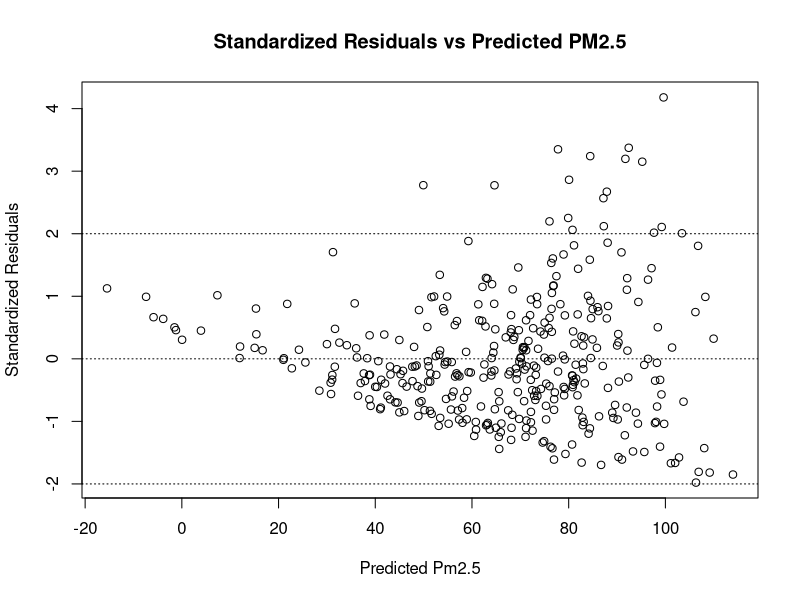
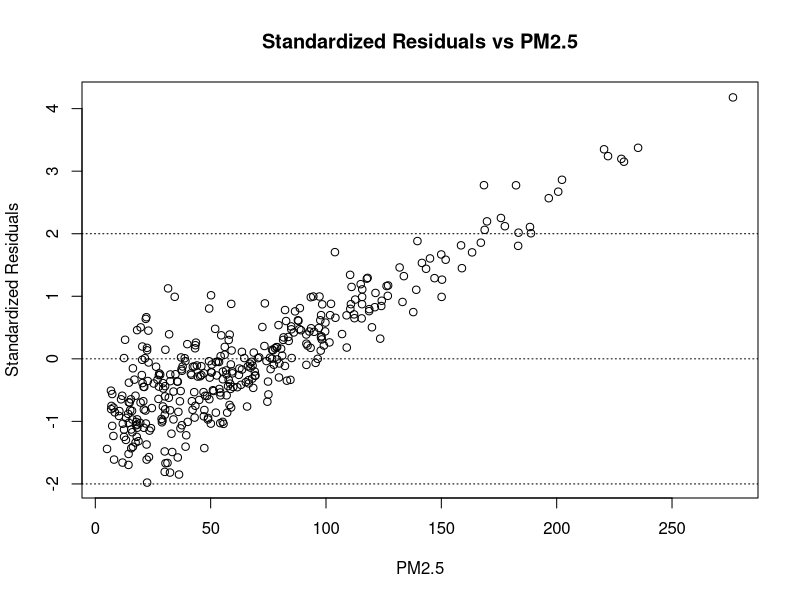
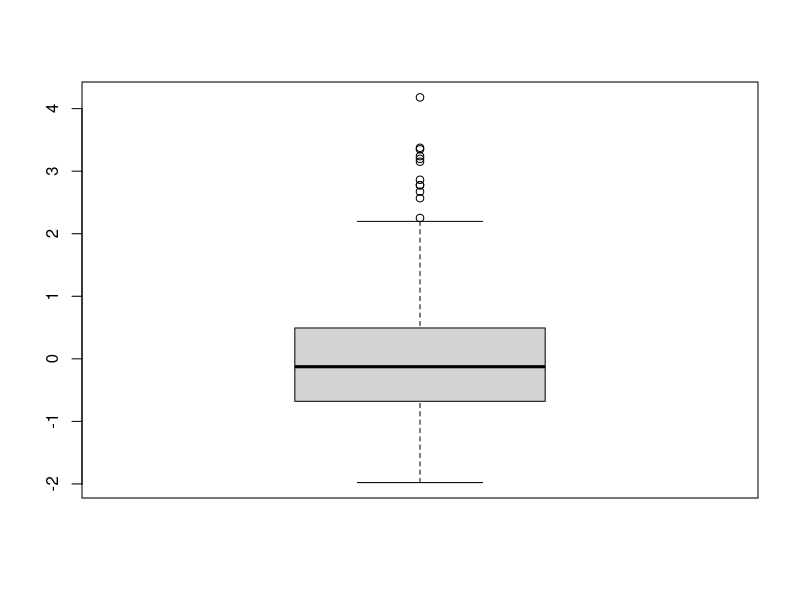
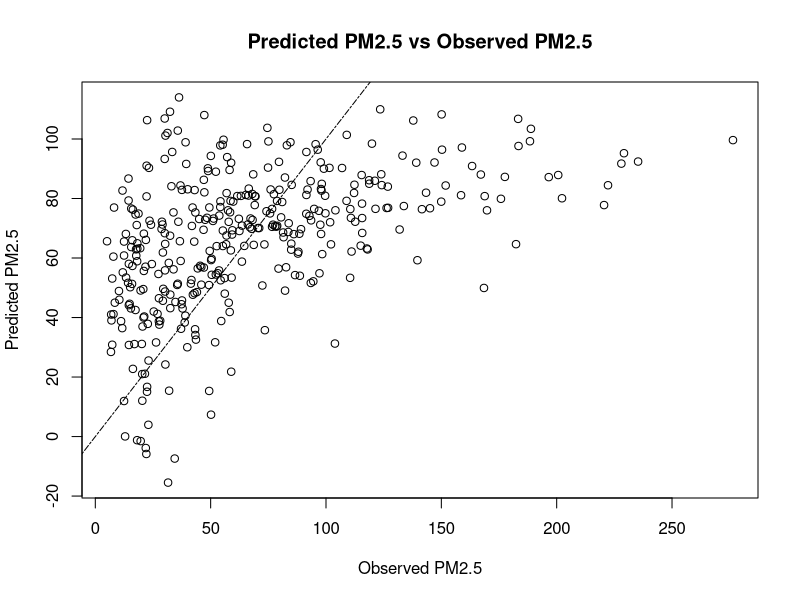
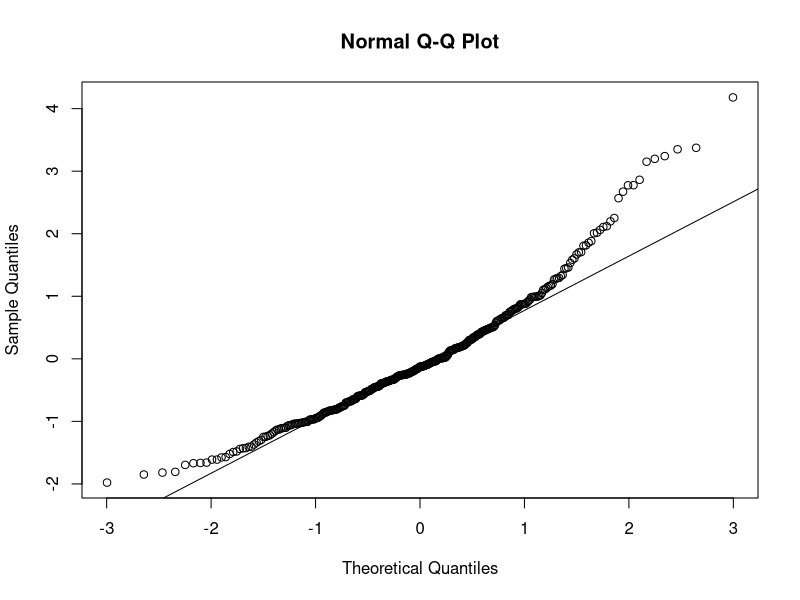

These charts were generated, in order, by the following R code:
## Simple Linear Regression

data1 = read.csv("MA206ProjectDataSpringMonths.csv")     # names(dat)
# View(dat)

#plot(AFQT ~ Math, data = dat, main = 'AFQT vs Math')
model1 <- lm(data1$pm2.5 ~ data1$temp + data1$dewp + data1$pres + data1$wspm)
output1 = summary(model1)
output1

# Standardized Residual vs Predicted Value (omnibus)
standard.resid = rstandard(model1)    
yhat = fitted(model1)                    

plot(x = yhat, y = standard.resid,
     xlab = 'Predicted Pm2.5', ylab = 'Standardized Residuals',
     main = 'Standardized Residuals vs Predicted PM2.5')
abline(h=c(-2,0,2), lty = 3)

# Standardized residual vs x plots
plot(x = data1$pm2.5, y = standard.resid,
     xlab = 'PM2.5', ylab = 'Standardized Residuals',
     main = 'Standardized Residuals vs PM2.5')
abline(h=c(-2,0,2), lty = 3)

# Potential outliers
pm2.5boxplot = boxplot(standard.resid)
outliers = pm2.5boxplot$out
outliers

# Observed vs Predicted 
plot(x = data1$pm2.5, y = yhat,
     xlab = 'Observed PM2.5', ylab = 'Predicted PM2.5',
     main = 'Predicted PM2.5 vs Observed PM2.5')
abline(a = 0, b = 1, lty = 6)

# Assess normality of the standardized residuals
qqnorm(standard.resid)
qqline(standard.resid)



###END